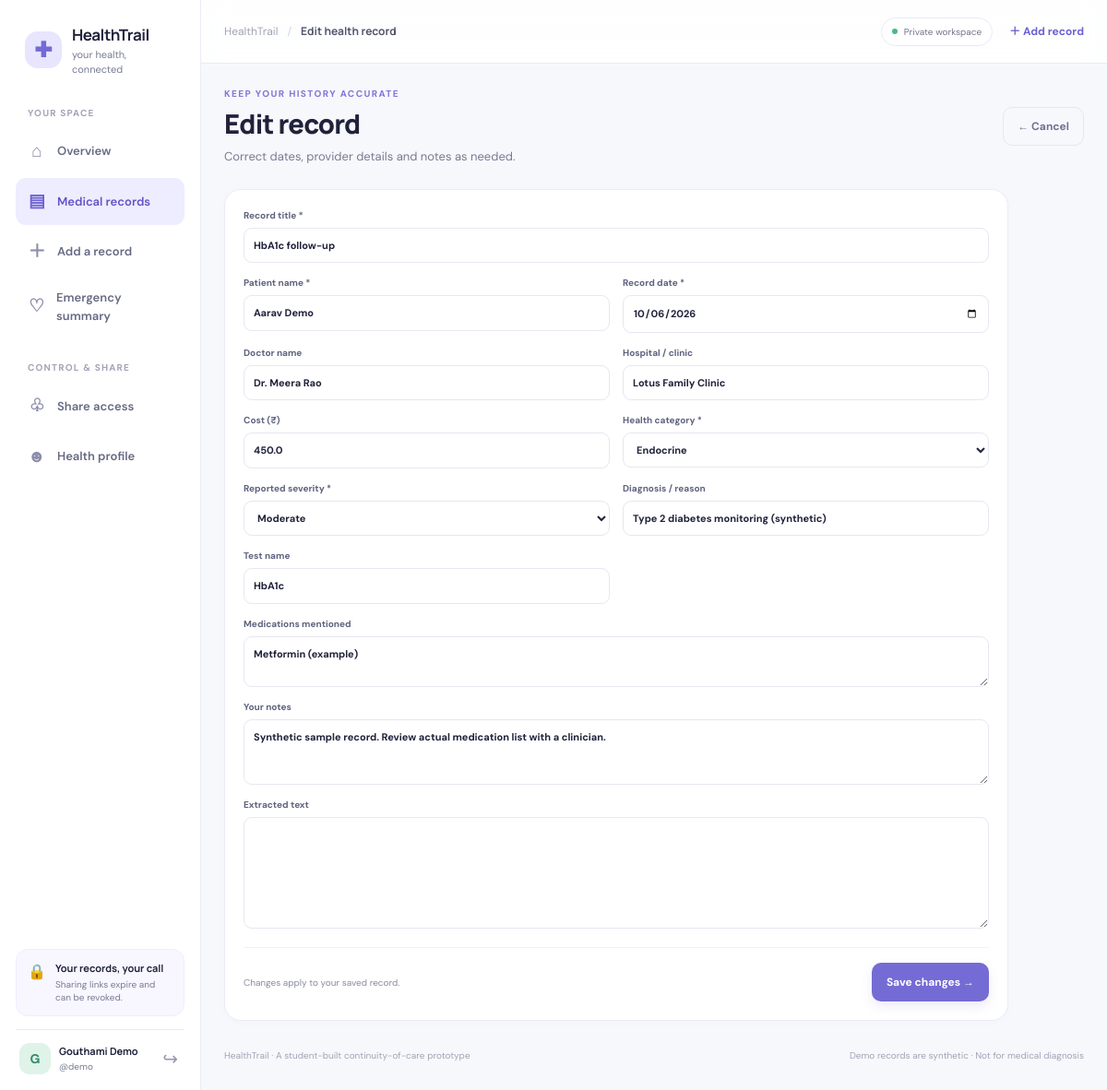
The page /records/1/edit (signed in) on the database its author committed.
### tables this page shows
CREATE TABLE users (
                id INTEGER PRIMARY KEY AUTOINCREMENT,
                username TEXT NOT NULL UNIQUE COLLATE NOCASE,
                full_name TEXT NOT NULL,
                password_hash TEXT NOT NULL,
                allergies TEXT NOT NULL DEFAULT '',
                current_medications TEXT NOT NULL DEFAULT '',
                chronic_conditions TEXT NOT NULL DEFAULT '',
                emergency_contact TEXT NOT NULL DEFAULT '',
                created_at TEXT NOT NULL
            );

CREATE TABLE records (
                id INTEGER PRIMARY KEY AUTOINCREMENT,
                user_id INTEGER NOT NULL REFERENCES users(id) ON DELETE CASCADE,
                patient_name TEXT NOT NULL,
                record_date TEXT NOT NULL,
                doctor_name TEXT NOT NULL DEFAULT '',
                hospital_name TEXT NOT NULL DEFAULT '',
                cost REAL,
                category TEXT NOT NULL,
                severity TEXT NOT NULL,
                title TEXT NOT NULL,
                diagnosis TEXT NOT NULL DEFAULT '',
                test_type TEXT NOT NULL DEFAULT '',
                medications TEXT NOT NULL DEFAULT '',
                notes TEXT NOT NULL DEFAULT '',
                extracted_text TEXT NOT NULL DEFAULT '',
                attachment_path TEXT NOT NULL DEFAULT '',
                original_filename TEXT NOT NULL DEFAULT '',
                source_type TEXT NOT NULL DEFAULT 'manual',
                created_at TEXT NOT NULL
            );

### app.py (the view)
    @app.route("/records/<int:record_id>/edit")
    @login_required
    def edit_record(record_id: int):
        row = own_record(record_id)
        values = dict(row)
        values["pending_upload"] = ""
        values["cost"] = "" if row["cost"] is None else str(row["cost"])
        return render_template("edit_record.html", page_title="Edit health record", values=values, record=row)

### templates/edit_record.html
{% extends 'base.html' %}
{% block content %}
<div class="page-intro"><div><span class="eyebrow">KEEP YOUR HISTORY ACCURATE</span><h1>Edit record</h1><p class="muted">Correct dates, provider details and notes as needed.</p></div><a class="btn btn-ghost" href="{{ url_for('record_detail', record_id=record['id']) }}">← Cancel</a></div>
<form method="post" action="{{ url_for('update_record', record_id=record['id']) }}" class="panel medical-form standalone-form">
<input type="hidden" name="csrf_token" value="{{ csrf_token() }}"><input type="hidden" name="pending_upload" value=""><div class="form-grid">
<label class="span-2">Record title *<input name="title" required value="{{ values.get('title','') }}"></label>
<label>Patient name *<input name="patient_name" required value="{{ values.get('patient_name','') }}"></label><label>Record date *<input type="date" name="record_date" required value="{{ values.get('record_date','') }}"></label>
<label>Doctor name<input name="doctor_name" value="{{ values.get('doctor_name','') }}"></label><label>Hospital / clinic<input name="hospital_name" value="{{ values.get('hospital_name','') }}"></label>
<label>Cost (₹)<input type="number" min="0" step="0.01" name="cost" value="{{ values.get('cost','') }}"></label><label>Health category *<select name="category" required>{% for c in categories %}<option value="{{ c }}" {% if values.get('category')==c %}selected{% endif %}>{{ c }}</option>{% endfor %}</select></label>
<label>Reported severity *<select name="severity" required>{% for s in severities %}<option value="{{ s }}" {% if values.get('severity')==s %}selected{% endif %}>{{ s }}</option>{% endfor %}</select></label><label>Diagnosis / reason<input name="diagnosis" value="{{ values.get('diagnosis','') }}"></label>
<label>Test name<input name="test_type" value="{{ values.get('test_type','') }}"></label><label class="span-2">Medications mentioned<textarea name="medications" rows="2">{{ values.get('medications','') }}</textarea></label>
<label class="span-2">Your notes<textarea name="notes" rows="3">{{ values.get('notes','') }}</textarea></label>
<label class="span-2">Extracted text<textarea name="extracted_text" rows="6">{{ values.get('extracted_text','') }}</textarea></label>
</div><div class="form-footer"><p>Changes apply to your saved record.</p><button class="btn btn-primary" type="submit">Save changes →</button></div></form>
{% endblock %}

### templates/base.html (shortened to what this page needs)
<!doctype html>
<html lang="en">
<head>
  <link rel="stylesheet" href="{{ url_for('static', filename='style.css') }}">
</head>
<body>
  <div class="app-shell {% if not current_user() and request.endpoint in ['login', 'signup'] %}auth-shell{% elif not current_user() %}guest-shell{% endif %}">
    {% if current_user() %}
    <aside class="sidebar">
      <a href="{{ url_for('dashboard') }}" class="brand">
        <span class="brand-mark">✚</span>
        <span><strong>HealthTrail</strong><small>your health, connected</small></span>
      </a>
      <div class="nav-label">YOUR SPACE</div>
      <nav class="side-nav">
        <a class="nav-item {% if request.endpoint == 'dashboard' %}active{% endif %}" href="{{ url_for('dashboard') }}"><span>⌂</span> Overview</a>
        <a class="nav-item {% if request.endpoint in ['records', 'record_detail', 'new_record', 'extract_upload', 'edit_record'] %}active{% endif %}" href="{{ url_for('records') }}"><span>▤</span> Medical records</a>
        <a class="nav-item {% if request.endpoint == 'new_record' %}active{% endif %}" href="{{ url_for('new_record') }}"><span>＋</span> Add a record</a>
        <a class="nav-item {% if request.endpoint == 'emergency_card' %}active{% endif %}" href="{{ url_for('emergency_card') }}"><span>♡</span> Emergency summary</a>
      </nav>
      <div class="nav-label">CONTROL & SHARE</div>
      <nav class="side-nav">
        <a class="nav-item {% if request.endpoint in ['sharing', 'public_share'] %}active{% endif %}" href="{{ url_for('sharing') }}"><span>♧</span> Share access</a>
        <a class="nav-item {% if request.endpoint == 'profile' %}active{% endif %}" href="{{ url_for('profile') }}"><span>☻</span> Health profile</a>
      </nav>
      <div class="sidebar-bottom">
        <div class="privacy-mini"><span>🔒</span><div><strong>Your records, your call</strong><p>Sharing links expire and can be revoked.</p></div></div>
        <div class="user-mini"><span class="avatar">{{ current_user()['full_name'][:1]|upper }}</span><div class="user-mini-text"><strong>{{ current_user()['full_name'] }}</strong><small>@{{ current_user()['username'] }}</small></div>
          <form method="post" action="{{ url_for('logout') }}"><input type="hidden" name="csrf_token" value="{{ csrf_token() }}"><button class="logout-icon" type="submit" title="Sign out" aria-label="Sign out">↪</button></form>
        </div>
      </div>
    </aside>
    {% endif %}
    <main class="main-area {% if not current_user() and request.endpoint in ['login', 'signup'] %}auth-main{% elif not current_user() %}guest-main{% endif %}">
      {% if current_user() %}
      <header class="topbar">
        <div class="breadcrumb"><span>HealthTrail</span><span class="crumb-sep">/</span><strong>{{ page_title or 'Overview' }}</strong></div>
        <div class="topbar-actions"><span class="secure-pill"><span class="secure-dot"></span> Private workspace</span><a class="topbar-add" href="{{ url_for('new_record') }}">＋ Add record</a></div>
      </header>
      {% endif %}
      <div class="content-wrap {% if not current_user() and request.endpoint in ['login', 'signup'] %}auth-content{% elif not current_user() %}guest-content{% endif %}">
        {% block content %}{% endblock %}
        <footer class="page-footer"><span>HealthTrail · A student-built continuity-of-care prototype</span><span>Demo records are synthetic · Not for medical diagnosis</span></footer>
      </div>
    </main>
  </div>
</body>
</html>

### rows shown on the page
users: full_name "G", full_name "Gouthami Demo", username "demo"
records: title "HbA1c follow-up", patient_name "Aarav Demo", record_date "10/06/2026", doctor_name "Dr. Meera Rao", hospital_name "Lotus Family Clinic", category "Endocrine", severity "Moderate", diagnosis "Type 2 diabetes monitoring (synthetic)", test_type "HbA1c", medications "Metformin (example)", notes "Synthetic sample record. Review actual medication list with a clinician."

### other values the page prints
{{ page_title or 'Overview' }} "Edit health record"
